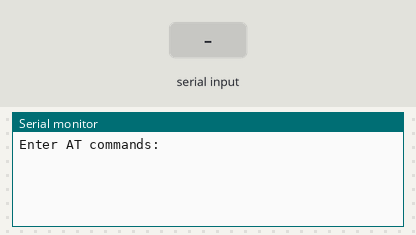
Recording of a sketch running on a simulated Arduino Mega 2560, built with avr-gcc and run on an emulated ATmega2560. Parts: the last lines printed to the serial monitor. Inputs (shaded band) come from the test bench.

Above: at 1.2 s.
1.3 s: "1" received over the second serial link
At 1.7 s:
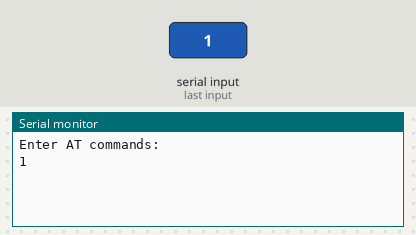
2.8 s: "0" received over the second serial link
At 4.0 s:
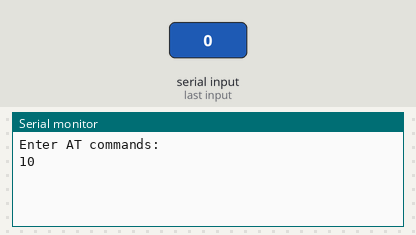

Measured:
- after the input at 1.3 s, the serial monitor: prints a new line at once (image 1)
- after the input at 2.8 s, the serial monitor: prints a new line at once (image 2)

The sketch:

Test_Bluetooth_AT.ino
```cpp
/*
 * Envia comandos AT al modulo bluetooth.
 * Conectar el modulo HC-05 a los pines TX1, RX1 (arduino due)
 * Antes de conectar la placa Arduino, presionar el boton del módulo.
 * Si titilea con un intervalo de 2 segundos, esta en modo AT.
 * Cargar este programa.
 * Abrir el serial monitor, a 9600, y setear "Both NL & CR"
 * Enviar "AT" (sin las comillas), tiene que responder OK.
 * AT+NAME? nombre asignado a la placa.
 * AT+PSWD? password asignado.
 * AT+NAME=nombre, cambia el nombre asignado a la placa.
 * AT+PSWD="password", cambia el código de la placa.
 */

void setup() {
  Serial.begin(9600);
  Serial.println("Enter AT commands:");
  Serial1.begin(38400);
}

void loop() {
  if(Serial1.available()) {
    Serial.write(Serial1.read());
  }
  if(Serial.available()) {
    Serial1.write(Serial.read());
  }
}
```
